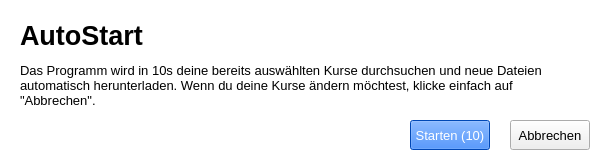
<?xml version="1.0" encoding="UTF-8"?>
<ui version="4.0">
 <class>AutoStart</class>
 <widget class="QWidget" name="AutoStart">
  <property name="geometry">
   <rect>
    <x>0</x>
    <y>0</y>
    <width>613</width>
    <height>163</height>
   </rect>
  </property>
  <widget class="QLabel" name="description">
   <property name="geometry">
    <rect>
     <x>20</x>
     <y>60</y>
     <width>571</width>
     <height>51</height>
    </rect>
   </property>
   <property name="font">
    <font>
     <family>Segoe UI</family>
     <pointsize>10</pointsize>
    </font>
   </property>
   <property name="text">
    <string>Das Programm wird in 10s deine bereits auswählten Kurse durchsuchen und neue Dateien automatisch herunterladen. Wenn du deine Kurse ändern möchtest, klicke einfach auf &quot;Abbrechen&quot;.</string>
   </property>
   <property name="wordWrap">
    <bool>true</bool>
   </property>
  </widget>
  <widget class="QLabel" name="title">
   <property name="geometry">
    <rect>
     <x>20</x>
     <y>20</y>
     <width>131</width>
     <height>31</height>
    </rect>
   </property>
   <property name="font">
    <font>
     <family>Segoe UI</family>
     <pointsize>20</pointsize>
     <weight>75</weight>
     <bold>true</bold>
    </font>
   </property>
   <property name="text">
    <string>AutoStart</string>
   </property>
  </widget>
  <widget class="QPushButton" name="button_cancel">
   <property name="geometry">
    <rect>
     <x>510</x>
     <y>120</y>
     <width>80</width>
     <height>30</height>
    </rect>
   </property>
   <property name="font">
    <font>
     <family>Segoe UI</family>
     <pointsize>10</pointsize>
    </font>
   </property>
   <property name="text">
    <string>Abbrechen</string>
   </property>
  </widget>
  <widget class="QPushButton" name="button_start">
   <property name="geometry">
    <rect>
     <x>410</x>
     <y>120</y>
     <width>80</width>
     <height>30</height>
    </rect>
   </property>
   <property name="font">
    <font>
     <family>Segoe UI</family>
     <pointsize>10</pointsize>
    </font>
   </property>
   <property name="styleSheet">
    <string notr="true">background-color: rgb(0, 101, 255);
color: rgb(255, 255, 255);
border-radius: 20p;</string>
   </property>
   <property name="text">
    <string>Starten (10)</string>
   </property>
  </widget>
  <widget class="QWidget" name="background" native="true">
   <property name="geometry">
    <rect>
     <x>0</x>
     <y>0</y>
     <width>613</width>
     <height>163</height>
    </rect>
   </property>
   <property name="styleSheet">
    <string notr="true">background-color: rgb(255, 255, 255)</string>
   </property>
  </widget>
  <zorder>background</zorder>
  <zorder>description</zorder>
  <zorder>title</zorder>
  <zorder>button_cancel</zorder>
  <zorder>button_start</zorder>
 </widget>
 <resources/>
 <connections/>
</ui>
